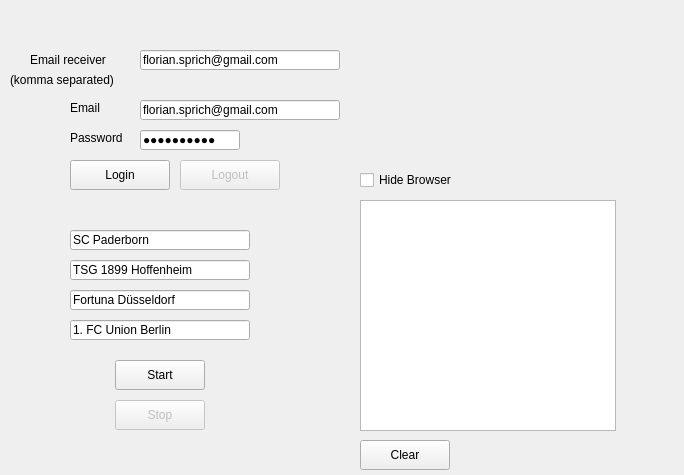
<?xml version="1.0" encoding="UTF-8"?>
<ui version="4.0">
 <class>Form</class>
 <widget class="QWidget" name="Form">
  <property name="enabled">
   <bool>true</bool>
  </property>
  <property name="geometry">
   <rect>
    <x>0</x>
    <y>0</y>
    <width>684</width>
    <height>475</height>
   </rect>
  </property>
  <property name="windowTitle">
   <string>Form</string>
  </property>
  <widget class="QLabel" name="label_email">
   <property name="geometry">
    <rect>
     <x>70</x>
     <y>100</y>
     <width>71</width>
     <height>16</height>
    </rect>
   </property>
   <property name="text">
    <string>Email</string>
   </property>
  </widget>
  <widget class="QLabel" name="label_password">
   <property name="geometry">
    <rect>
     <x>70</x>
     <y>130</y>
     <width>56</width>
     <height>16</height>
    </rect>
   </property>
   <property name="text">
    <string>Password</string>
   </property>
  </widget>
  <widget class="QLineEdit" name="lineEdit_email">
   <property name="geometry">
    <rect>
     <x>140</x>
     <y>100</y>
     <width>200</width>
     <height>20</height>
    </rect>
   </property>
   <property name="text">
    <string>florian.sprich@gmail.com</string>
   </property>
  </widget>
  <widget class="QLineEdit" name="lineEdit_password">
   <property name="geometry">
    <rect>
     <x>140</x>
     <y>130</y>
     <width>100</width>
     <height>20</height>
    </rect>
   </property>
   <property name="text">
    <string>F1s3FR94?!</string>
   </property>
   <property name="echoMode">
    <enum>QLineEdit::Password</enum>
   </property>
  </widget>
  <widget class="QPushButton" name="pushButton_start">
   <property name="geometry">
    <rect>
     <x>115</x>
     <y>360</y>
     <width>90</width>
     <height>30</height>
    </rect>
   </property>
   <property name="text">
    <string>Start</string>
   </property>
   <property name="autoDefault">
    <bool>false</bool>
   </property>
   <property name="default">
    <bool>false</bool>
   </property>
   <property name="flat">
    <bool>false</bool>
   </property>
  </widget>
  <widget class="QPushButton" name="pushButton_login">
   <property name="geometry">
    <rect>
     <x>70</x>
     <y>160</y>
     <width>100</width>
     <height>30</height>
    </rect>
   </property>
   <property name="text">
    <string>Login</string>
   </property>
   <property name="autoDefault">
    <bool>false</bool>
   </property>
   <property name="default">
    <bool>false</bool>
   </property>
   <property name="flat">
    <bool>false</bool>
   </property>
  </widget>
  <widget class="QTextBrowser" name="textBrowser">
   <property name="geometry">
    <rect>
     <x>360</x>
     <y>200</y>
     <width>256</width>
     <height>231</height>
    </rect>
   </property>
  </widget>
  <widget class="QPushButton" name="pushButton_logout">
   <property name="enabled">
    <bool>false</bool>
   </property>
   <property name="geometry">
    <rect>
     <x>180</x>
     <y>160</y>
     <width>100</width>
     <height>30</height>
    </rect>
   </property>
   <property name="text">
    <string>Logout</string>
   </property>
   <property name="autoDefault">
    <bool>false</bool>
   </property>
   <property name="default">
    <bool>false</bool>
   </property>
   <property name="flat">
    <bool>false</bool>
   </property>
  </widget>
  <widget class="QLineEdit" name="lineEdit_Gegner_1">
   <property name="geometry">
    <rect>
     <x>70</x>
     <y>230</y>
     <width>180</width>
     <height>20</height>
    </rect>
   </property>
   <property name="text">
    <string>SC Paderborn</string>
   </property>
  </widget>
  <widget class="QLineEdit" name="lineEdit_Gegner_2">
   <property name="geometry">
    <rect>
     <x>70</x>
     <y>260</y>
     <width>180</width>
     <height>20</height>
    </rect>
   </property>
   <property name="text">
    <string>TSG 1899 Hoffenheim</string>
   </property>
  </widget>
  <widget class="QLineEdit" name="lineEdit_Gegner_3">
   <property name="geometry">
    <rect>
     <x>70</x>
     <y>290</y>
     <width>180</width>
     <height>20</height>
    </rect>
   </property>
   <property name="text">
    <string>Fortuna Düsseldorf</string>
   </property>
  </widget>
  <widget class="QLineEdit" name="lineEdit_Gegner_4">
   <property name="geometry">
    <rect>
     <x>70</x>
     <y>320</y>
     <width>180</width>
     <height>20</height>
    </rect>
   </property>
   <property name="text">
    <string>1. FC Union Berlin</string>
   </property>
  </widget>
  <widget class="QPushButton" name="pushButton_stop">
   <property name="enabled">
    <bool>false</bool>
   </property>
   <property name="geometry">
    <rect>
     <x>115</x>
     <y>400</y>
     <width>90</width>
     <height>30</height>
    </rect>
   </property>
   <property name="text">
    <string>Stop</string>
   </property>
   <property name="autoDefault">
    <bool>false</bool>
   </property>
   <property name="default">
    <bool>false</bool>
   </property>
   <property name="flat">
    <bool>false</bool>
   </property>
  </widget>
  <widget class="QLineEdit" name="lineEdit_email_receiver">
   <property name="geometry">
    <rect>
     <x>140</x>
     <y>50</y>
     <width>200</width>
     <height>20</height>
    </rect>
   </property>
   <property name="text">
    <string>florian.sprich@gmail.com</string>
   </property>
  </widget>
  <widget class="QLabel" name="label_email_receiver">
   <property name="geometry">
    <rect>
     <x>30</x>
     <y>50</y>
     <width>111</width>
     <height>20</height>
    </rect>
   </property>
   <property name="text">
    <string>Email receiver</string>
   </property>
  </widget>
  <widget class="QPushButton" name="pushButton_clear">
   <property name="geometry">
    <rect>
     <x>360</x>
     <y>440</y>
     <width>90</width>
     <height>30</height>
    </rect>
   </property>
   <property name="text">
    <string>Clear</string>
   </property>
   <property name="autoDefault">
    <bool>false</bool>
   </property>
   <property name="default">
    <bool>false</bool>
   </property>
   <property name="flat">
    <bool>false</bool>
   </property>
  </widget>
  <widget class="QCheckBox" name="checkBox_hideBrowser">
   <property name="geometry">
    <rect>
     <x>360</x>
     <y>170</y>
     <width>111</width>
     <height>20</height>
    </rect>
   </property>
   <property name="text">
    <string>Hide Browser</string>
   </property>
  </widget>
  <widget class="QLabel" name="label_email_receiver_2">
   <property name="geometry">
    <rect>
     <x>10</x>
     <y>70</y>
     <width>131</width>
     <height>20</height>
    </rect>
   </property>
   <property name="text">
    <string>(komma separated)</string>
   </property>
  </widget>
 </widget>
 <resources/>
 <connections/>
</ui>
